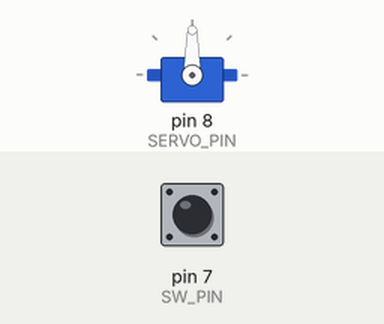
A sketch run on a simulated Arduino Uno, built with avr-gcc and run on an emulated ATmega328P. Parts: servo. The test bench sets the inputs (shaded band); at power-on: pin 7 (SW_PIN) HIGH.

Above: at 1.2 s.
1.3 s: pin 7 (SW_PIN) pulled LOW for 3.2 s
At 2.2 s:
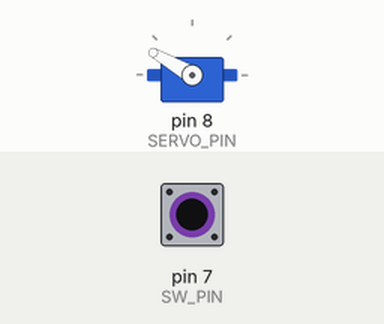
7.5 s: pin 7 (SW_PIN) pulled LOW for 0.15 s
At 10.3 s:
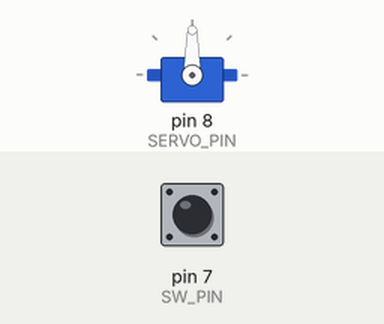
10.6 s: pin 7 (SW_PIN) pulled LOW for 1 s
At 11.7 s:
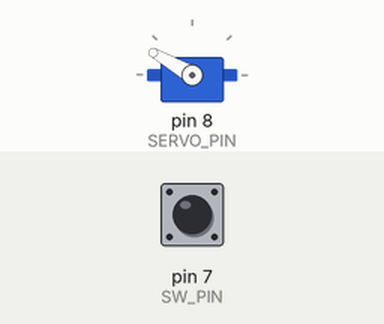
Timing chart, 0 to 14.1 s (numbered marks = the images above; inputs shaded):
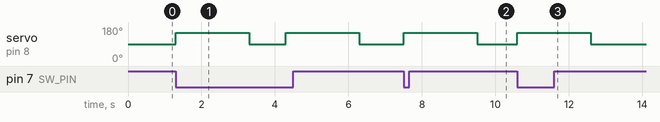

The sketch:

diy14_1.ino
```cpp
#include <Servo.h>
#define SW_PIN 7      // 開關接腳
#define SERVO_PIN 8   // 伺服馬達接腳

Servo servo;   // 宣告伺服馬達物件

void setup() {
  pinMode(SW_PIN, INPUT_PULLUP);   // 啟用開關接腳的上拉電阻
  servo.attach(SERVO_PIN, 500, 2400);  // 設定伺服馬達物件
  servo.write(90);            // 伺服馬達轉到90度
}

void loop() {
  bool sw = digitalRead(SW_PIN);  // 讀取按鍵輸入

  if (sw == 0) {      // 若開關被按下…
    servo.write(150);
    delay(2000);
    servo.write(90);
    delay(1000);
  }
}
```

Measured:
- after the input at 1.3 s, servo on pin 8 (SERVO_PIN): alternates 150° for 2.0 s and 90° for 1.0 s, starting at once
- after the input at 7.5 s, servo on pin 8 (SERVO_PIN): 90° → 150° at once, → 90° 2.0 s later
- after the input at 10.6 s, servo on pin 8 (SERVO_PIN): 90° → 150° at once, → 90° 2.0 s later
